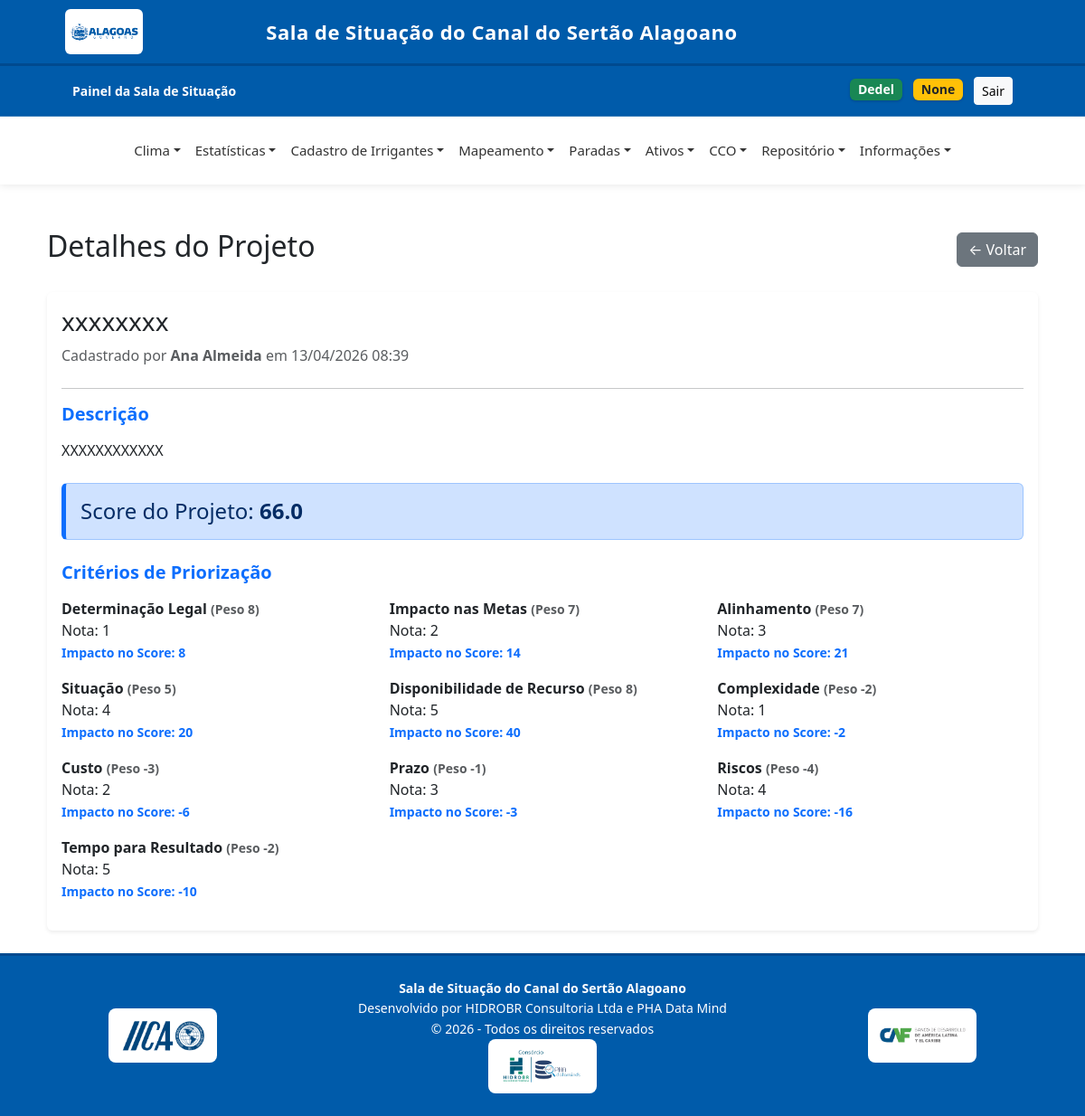
Page /projetos/1/ (signed in) on the committed database.
### core/models.py (models this page shows, shortened)
class User(AbstractUser):
    GRUPOS_CHOICES = [
        ('seinfra', 'SEINFRA'),
        ('casal', 'CASAL'),
        ('segov', 'SEGOV'),
        ('seagri', 'SEAGRI'),
        ('arsal', 'ARSAL'),
        ('sefaz', 'SEFAZ'),
        ('iica', 'IICA'),
    ]
    grupo = models.CharField(max_length=50, choices=GRUPOS_CHOICES, blank=True, null=True)
    email = models.EmailField()
    groups = models.ManyToManyField(Group, related_name="+", blank=True)
    user_permissions = models.ManyToManyField(Permission, related_name="+", blank=True)
    def __str__(self):
        return self.get_full_name() or self.username

class Projeto(models.Model):
    NOTA_CHOICES = [(i, i) for i in range(1, 6)]
    nome = models.CharField(max_length=200)
    descricao = models.TextField(blank=True, null=True)
    determinacao_legal = models.IntegerField(choices=NOTA_CHOICES)
    impacto_metas = models.IntegerField(choices=NOTA_CHOICES)
    alinhamento = models.IntegerField(choices=NOTA_CHOICES)
    situacao = models.IntegerField(choices=NOTA_CHOICES)
    dispo_recurso = models.IntegerField(choices=NOTA_CHOICES)
    complexidade = models.IntegerField(choices=NOTA_CHOICES)
    custo = models.IntegerField(choices=NOTA_CHOICES)
    prazo = models.IntegerField(choices=NOTA_CHOICES)
    riscos = models.IntegerField(choices=NOTA_CHOICES)
    tempo_resultado = models.IntegerField(choices=NOTA_CHOICES)
    data_de_cadastro = models.DateTimeField(auto_now_add=True)
    cadastrante = models.ForeignKey(User, on_delete=models.SET_NULL, null=True)
    resultado = models.FloatField(blank=True, null=True)
    class Meta:
        ordering = ['-resultado']

### core/views.py (the view)
# urls.py: path('projetos/<int:projeto_id>/', views.detalhes_projeto, name='detalhes_projeto'),
@login_required
def detalhes_projeto(request, projeto_id):
    projeto = get_object_or_404(Projeto, id=projeto_id)
    criterios = [
        {
            'nome': 'Determinação Legal',
            'nota': projeto.determinacao_legal,
            'peso': 8,
        },
        {
            'nome': 'Impacto nas Metas',
            'nota': projeto.impacto_metas,
            'peso': 7,
        },
        {
            'nome': 'Alinhamento',
            'nota': projeto.alinhamento,
            'peso': 7,
        },
        {
            'nome': 'Situação',
            'nota': projeto.situacao,
            'peso': 5,
        },
        {
            'nome': 'Disponibilidade de Recurso',
            'nota': projeto.dispo_recurso,
            'peso': 8,
        },
        {
            'nome': 'Complexidade',
            'nota': projeto.complexidade,
            'peso': -2,
        },
        {
            'nome': 'Custo',
            'nota': projeto.custo,
            'peso': -3,
        },
        {
            'nome': 'Prazo',
            'nota': projeto.prazo,
            'peso': -1,
        },
        {
            'nome': 'Riscos',
            'nota': projeto.riscos,
            'peso': -4,
        },
        {
            'nome': 'Tempo para Resultado',
            'nota': projeto.tempo_resultado,
            'peso': -2,
        },
    ]
    for criterio in criterios:
        criterio['impacto'] = criterio['nota'] * criterio['peso']
    return render(request, 'projetos/detalhes.html', {
        'projeto': projeto,
        'criterios': criterios
    })

### core/context_processors.py (called while the page is built, shortened)
def contador_ouvidoria(request):
    if not request.user.is_authenticated:
        return {}
    user = request.user
    if user.grupo =='seagri':
        qs = Manifestacao.objects.filter(setor_responsavel='SEAGRI')
    elif user.grupo == 'casal':
        qs = Manifestacao.objects.filter(setor_responsavel='CASAL')
    else:
        return {}

### templates/projetos/detalhes.html (shortened to what this page needs)
{% extends 'base.html' %}
{% load static %}
{% block content %}
<link rel="stylesheet" href="{% static 'css/detalhes.css' %}">
<div class="container mt-4">
    <div class="d-flex justify-content-between align-items-center mb-4">
        <h2>Detalhes do Projeto</h2>
        <a href="{% url 'lista_projetos' %}" class="btn btn-secondary">
            ← Voltar
        </a>
    </div>
    <div class="card shadow-sm border-0">
        <div class="card-body">
            <div class="mb-4">
                <h3>{{ projeto.nome }}</h3>
                <p class="text-muted mb-0">
                    Cadastrado por <strong>{{ projeto.cadastrante }}</strong>
                    em {{ projeto.data_de_cadastro|date:"d/m/Y H:i" }}
                </p>
            </div>
            <hr>
            <div class="mb-4">
                <h5>Descrição</h5>
                <p>{{ projeto.descricao|linebreaks }}</p>
            </div>
            <div class="alert alert-primary">
                <h4 class="mb-0">
                    Score do Projeto: <strong>{{ projeto.resultado }}</strong>
                </h4>
            </div>
            <h5 class="mt-4 mb-3">Critérios de Priorização</h5>
            <div class="row">
                {% for criterio in criterios %}
                <div class="col-md-4 mb-3">
                    <strong>
                        {{ criterio.nome }}
                        <small class="text-muted">
                            (Peso {{ criterio.peso }})
                        </small>
                    </strong>
                    <br>
                    Nota: {{ criterio.nota }}
                    <br>
                    <small class="text-primary fw-bold">
                        Impacto no Score: {{ criterio.impacto }}
                    </small>
                </div>
                {% endfor %}
            </div>
        </div>
    </div>
</div>
{% endblock %}

### templates/base.html (shortened to what this page needs)
{% load static %}
<!DOCTYPE html>
<html lang="pt-br">
<head>
    <link rel="stylesheet" href="{% static 'css/base.css' %}">
    <link href="https://cdn.jsdelivr.net/npm/bootstrap@5.3.0/dist/css/bootstrap.min.css" rel="stylesheet">
    <link rel="stylesheet" href="https://unpkg.com/leaflet/dist/leaflet.css"/>
</head>
<body>
<div class="header-institucional">
    <div class="container-fluid d-flex align-items-center justify-content-between">
        <div class="d-flex align-items-center">
            <img src="{% static 'img/governo.png' %}" height="100" class="me-4">
        </div>
        <div class="titulo-sistema text-center">
            <a class="navbar-brand align-items-center" href="{% url 'home' %}">
                Sala de Situação do Canal do Sertão Alagoano
            </a>
        </div>
    </div>
</div>
<div class="navbar-custom d-flex justify-content-between align-items-center">
    <div>
        <a class="navbar-brand align-items-center" href="{% url 'home' %}">
            <span><strong>Painel da Sala de Situação</strong></span>
        </a>
    </div>
    <div>
        {% if user.is_authenticated %}
            <span class="badge bg-success badge-usuario me-2">
                {{ user.get_full_name|default:user.username }}
            </span>
            <span class="badge bg-warning text-dark badge-usuario me-2">
                {{ user.get_grupo_display }}
            </span>
            <form action="{% url 'logout' %}" method="post" style="display:inline;">
                <button type="submit" class="btn btn-light btn-sm">Sair</button>
            </form>
        {% endif %}
    </div>
</div>
{% if user.is_authenticated %}
<nav class="navbar navbar-expand-lg navbar-light">
    <div class="container-fluid">
        <div class="collapse navbar-collapse justify-content-center" id="navbarMenu">
            <ul class="navbar-nav">
                <li class="nav-item dropdown">
                    <a class="nav-link dropdown-toggle" href="#">Clima</a>
                </li>
                <li class="nav-item dropdown">
                    <a class="nav-link dropdown-toggle" href="#">Estatísticas</a>
                </li>
                <li class="nav-item dropdown">
                    <a class="nav-link dropdown-toggle" href="#">Cadastro de Irrigantes</a>
                </li>
                <li class="nav-item dropdown">
                    <a class="nav-link dropdown-toggle" href="#">Mapeamento</a>
                </li>
                <li class="nav-item dropdown">
                    <a class="nav-link dropdown-toggle" href="#">Paradas</a>
                </li>
                <li class="nav-item dropdown">
                    <a class="nav-link dropdown-toggle" href="#">Ativos</a>
                </li>
                <li class="nav-item dropdown">
                    <a class="nav-link dropdown-toggle" href="#">CCO</a>
                </li>
                <li class="nav-item dropdown">
                    <a class="nav-link dropdown-toggle" href="#">Repositório</a>
                </li>
                <li class="nav-item dropdown">
                    <a class="nav-link dropdown-toggle" href="#">Informações</a>
                </li>
            </ul>
        </div>
    </div>
</nav>
{% endif %}
<div class="container-main">
    {% block content %}
    {% endblock %}
</div>
<footer class="footer-institucional">
    <div class="container">
        <div class="row align-items-center">
            <div class="col-md-3 text-center text-md-start mb-3 mb-md-0">
                <div class="logo-box">
                    <img src="{% static 'img/iica.png' %}" alt="IICA">
                </div>
            </div>
            <div class="col-md-6 text-center footer-texto">
                <strong>Sala de Situação do Canal do Sertão Alagoano</strong><br>
                Desenvolvido por HIDROBR Consultoria Ltda e PHA Data Mind<br>
                © {% now "Y" %} - Todos os direitos reservados
                <div class="logo-box">
                    <img src="{% static 'img/hidro-pha.png' %}" alt="Hidro-PHA">
                </div>
            </div>
            <div class="col-md-3 text-center text-md-end">
                <div class="logos-direita">
                    <div class="logo-box">
                        <img src="{% static 'img/caf.png' %}" alt="CAF">
                    </div>
                </div>
            </div>
        </div>
    </div>
</footer>
</body>
</html>

### static/css/base.css (style rules this page uses)
html, body { height: 100%; }
body { margin: 0; font-family: Arial, Helvetica, sans-serif; background-color: #f4f6f9; display: flex; flex-direction: column; min-height: 100vh; }
.container-main { flex: 1; padding: 25px 40px; }
.header-institucional { background-color: #005baa; padding: 10px 60px; color: white; border-bottom: 3px solid #004a8f; }
.header-institucional img { max-height: 50px; background-color: white; padding: 6px 5px; border-radius: 6px; margin-right: 15px; }
.titulo-sistema { font-size: 22px; font-weight: bold; letter-spacing: 0.5px; }
.navbar-custom { background-color: #005baa; color: white; padding: 12px 80px; font-size: 14px; border-bottom: 1px solid rgba(255,255,255,0.2); }
.navbar-custom a { color: white; text-decoration: none; margin-right: 15px; font-weight: 500; }
.badge-usuario { font-size: 14px !important; padding: 8px 12px; border-radius: 6px !important; box-shadow: 0 1px 3px rgba(0,0,0,0.2) !important; }
.navbar { background-color: #ffffff; min-height: 75px; box-shadow: 0 2px 8px rgba(0,0,0,0.08); z-index: 1000; padding-left: 60px; padding-right: 60px; }
.navbar .nav-link { color: #333 !important; font-weight: 500; padding: 22px 12px; font-size: 15px; }
.dropdown-toggle::after { transition: 0.3s; }
.footer-institucional { background-color: #005baa; color: white; padding: 25px 40px; border-top: 3px solid #004a8f; font-size: 14px; margin-top: auto; }
.footer-texto { line-height: 1.6; }
.logo-box { width: 120px; height: 60px; background-color: white; border-radius: 8px; display: flex; align-items: center; justify-content: center; padding: 6px; margin: 0 auto; overflow: hidden; }
.logo-box img { width: auto; height: auto; max-width: 100%; max-height: 100%; display: block; }
.logos-direita { display: flex; gap: 10px; justify-content: center; }

### static/css/detalhes.css (style rules this page uses)
.card-body h5 { color: #0d6efd; font-weight: 600; }
.alert-primary { border-left: 5px solid #0d6efd; }

### rows in the picture
User: get_full_name "Dedel", grupo "None"
Projeto: nome "xxxxxxxx", cadastrante "Ana Almeida", data_de_cadastro "13/04/2026 08:39", descricao "XXXXXXXXXXXX", resultado "66.0"

### other values in the picture
{{ criterio.nome }} "Determinação Legal" "Impacto nas Metas" "Alinhamento" "Situação" "Disponibilidade de Recurso" "Complexidade" "Custo" "Prazo" "Riscos" "Tempo para Resultado"
{{ criterio.peso }} "8" "7" "7" "5" "8" "-2" "-3" "-1" "-4" "-2"
{{ criterio.nota }} "1" "2" "3" "4" "5" "1" "2" "3" "4" "5"
{{ criterio.impacto }} "8" "14" "21" "20" "40" "-2" "-6" "-3" "-16" "-10"
